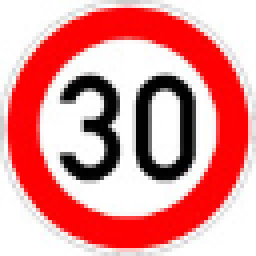
#> input picture CCR/signs/1.png, 64 x 64 px, found by its file name (shown 4 times larger)
$ python merge.py   (older library calls are emulated)
#> lines starting #> are read from the running program, lines starting #| are printed output that depends on the picture
# Combine multiple images into one.
#
# To install the Pillow module on Mac OS X:
#
# $ xcode-select --install
# $ brew install libtiff libjpeg webp little-cms2
# $ pip install Pillow
#

from __future__ import print_function
import os

from PIL import Image

files = [
  '~/Downloads/1.png',
  '~/Downloads/2.png',
  '~/Downloads/3.png',
  '~/Downloads/4.png']

result = Image.new("RGB", (128, 128))
#> result: PIL image 128x128 RGB; every value is 0

for index, file in enumerate(files):
  path = os.path.expanduser(file)
  img = Image.open(path)
#> img is the input picture: PIL image 64x64 RGB; mean R, G, B 226.1, 146.6, 146.9
  img.thumbnail((64, 64), Image.ANTIALIAS)
  x = index // 2 * 64
  y = index % 2 * 64
  w, h = img.size
#> w = 64; h = 64
  print('pos {0},{1} size {2},{3}'.format(x, y, w, h))
#| pos 0,0 size 64,64
  result.paste(img, (x, y, x + w, y + h))
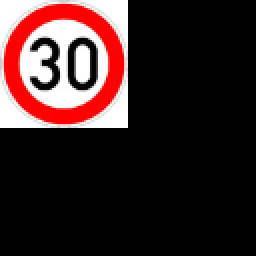
#> result: PIL image 128x128 RGB (shown 2 times larger); mean R, G, B 56.5, 36.7, 36.7
  #result.thumbnail((64,64), Image.ANTIALIAS)
  size=[64,64,]
  result = result.resize(size)
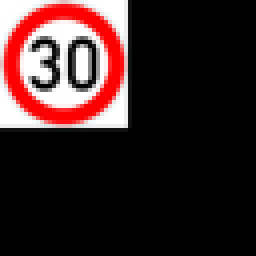
#> result: PIL image 64x64 RGB (shown 4 times larger); mean R, G, B 56.5, 36.8, 36.8

result.save(os.path.expanduser('~/image.jpg'))
